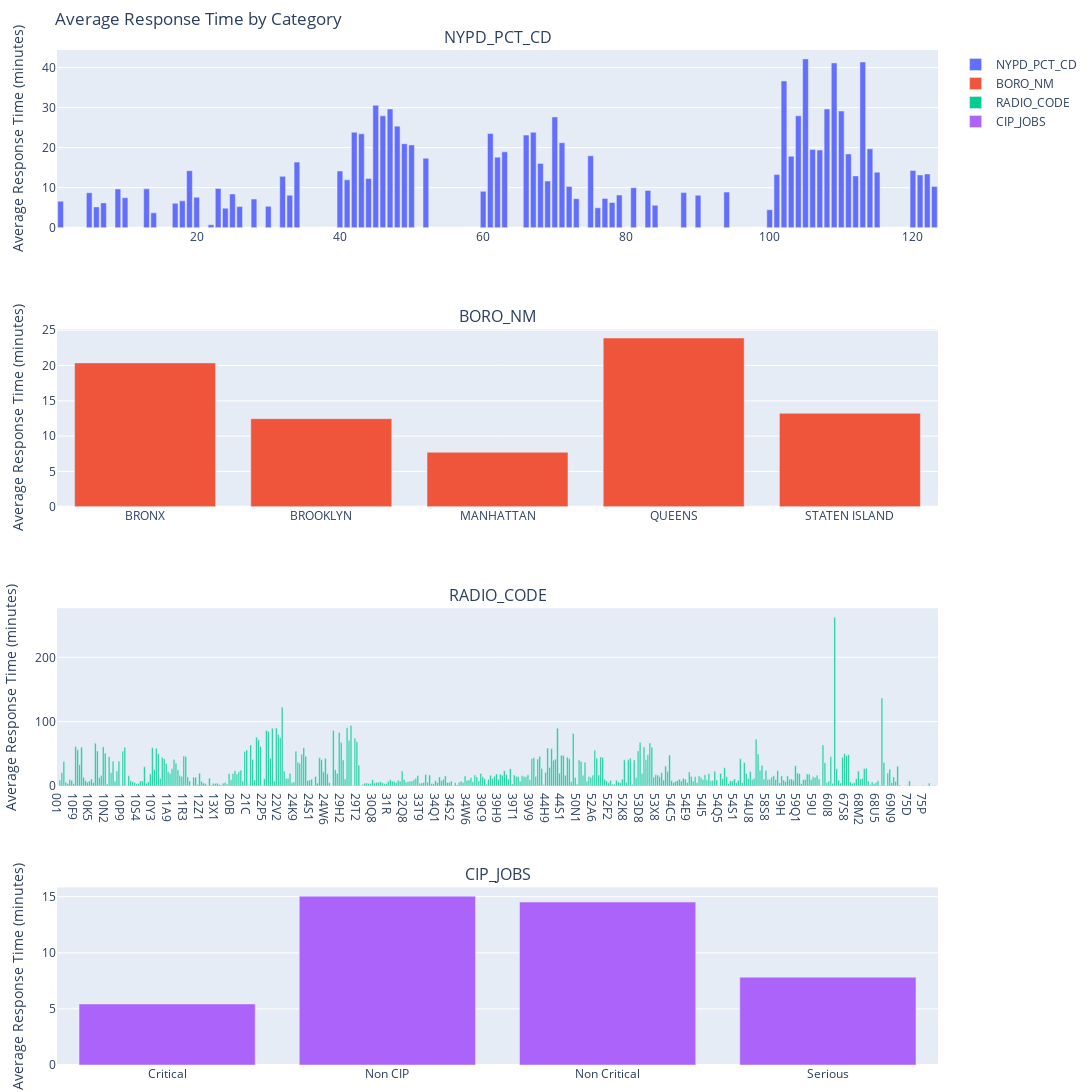

This figure's notebook cell:
### Code cell
# Plotting categorical columns with average response time
fig = make_subplots(rows=len(category_columns), cols=1, subplot_titles=category_columns, vertical_spacing=.1)

for i, col in enumerate(category_columns):
    avg_data = avg_response_times[col]
    trace = go.Bar(x=avg_data[col], y=avg_data['RESPONSE_TIME'], name=col)
    fig.add_trace(trace, row=i + 1, col=1)
    fig.update_yaxes(title_text='Average Response Time (minutes)', row=i + 1, col=1)

fig.update_layout(
    title_text='Average Response Time by Category',
    width=1700,
    height=2000,
    margin=dict(l=15, r=10, t=50, b=10)
)
fig.show()

### Figure 1 — Plotly figure (JSON) as saved in the notebook; plotly's stock layout.template omitted (floating-point values rounded to 4 significant figures; data arrays with more than 128 entries replaced by an {"elided": "..."} marker saying what was removed)
{"data": [{"name": "NYPD_PCT_CD", "type": "bar", "x": [1, 5, 6, 7, 9, 10, 13, 14, 17, 18, 19, 20, 22, 23, 24, 25, 26, 28, 30, 32, 33, 34, 40, 41, 42, 43, 44, 45, 46, 47, 48, 49, 50, 52, 60, 61, 62, 63, 66, 67, 68, 69, 70, 71, 72, 73, 75, 76, 77, 78, 79, 81, 83, 84, 88, 90, 94, 100, 101, 102, 103, 104, 105, 106, 107, 108, 109, 110, 111, 112, 113, 114, 115, 120, 121, 122, 123], "xaxis": "x", "y": [6.608, 8.728, 5.182, 6.184, 9.667, 7.485, 9.702, 3.691, 6.083, 6.702, 14.23, 7.603, 0.7324, 9.784, 4.863, 8.413, 5.263, 7.148, 5.318, 12.82, 8.103, 16.38, 14.16, 11.96, 23.86, 23.44, 12.29, 30.6, 27.96, 29.68, 25.37, 20.99, 20.68, 17.35, 9.075, 23.54, 17.63, 18.95, 23.13, 23.82, 16.06, 11.63, 27.68, 21.23, 10.31, 7.236, 17.97, 4.939, 7.308, 6.277, 8.145, 9.985, 9.296, 5.579, 8.757, 8.111, 8.888, 4.491, 13.26, 36.66, 17.85, 27.96, 42.19, 19.53, 19.41, 29.66, 41.19, 29.16, 18.39, 12.94, 41.42, 19.7, 13.85, 14.27, 13.17, 13.41, 10.3], "yaxis": "y"}, {"name": "BORO_NM", "type": "bar", "x": ["BRONX", "BROOKLYN", "MANHATTAN", "QUEENS", "STATEN ISLAND"], "xaxis": "x2", "y": [20.37, 12.47, 7.714, 23.89, 13.23], "yaxis": "y2"}, {"name": "RADIO_CODE", "type": "bar", "x": {"elided": "448 str values"}, "xaxis": "x3", "y": {"elided": "448 float values"}, "yaxis": "y3"}, {"name": "CIP_JOBS", "type": "bar", "x": ["Critical", "Non CIP", "Non Critical", "Serious"], "xaxis": "x4", "y": [5.44, 15.04, 14.52, 7.83], "yaxis": "y4"}], "layout": {"annotations": [{"font": {"size": 16}, "showarrow": false, "text": "NYPD_PCT_CD", "x": 0.5, "xanchor": "center", "xref": "paper", "y": 1, "yanchor": "bottom", "yref": "paper"}, {"font": {"size": 16}, "showarrow": false, "text": "BORO_NM", "x": 0.5, "xanchor": "center", "xref": "paper", "y": 0.725, "yanchor": "bottom", "yref": "paper"}, {"font": {"size": 16}, "showarrow": false, "text": "RADIO_CODE", "x": 0.5, "xanchor": "center", "xref": "paper", "y": 0.45, "yanchor": "bottom", "yref": "paper"}, {"font": {"size": 16}, "showarrow": false, "text": "CIP_JOBS", "x": 0.5, "xanchor": "center", "xref": "paper", "y": 0.175, "yanchor": "bottom", "yref": "paper"}], "height": 2000, "margin": {"b": 10, "l": 15, "r": 10, "t": 50}, "title": {"text": "Average Response Time by Category"}, "width": 1700, "xaxis": {"anchor": "y", "domain": [0, 1]}, "xaxis2": {"anchor": "y2", "domain": [0, 1]}, "xaxis3": {"anchor": "y3", "domain": [0, 1]}, "xaxis4": {"anchor": "y4", "domain": [0, 1]}, "yaxis": {"anchor": "x", "domain": [0.825, 1], "title": {"text": "Average Response Time (minutes)"}}, "yaxis2": {"anchor": "x2", "domain": [0.55, 0.725], "title": {"text": "Average Response Time (minutes)"}}, "yaxis3": {"anchor": "x3", "domain": [0.275, 0.45], "title": {"text": "Average Response Time (minutes)"}}, "yaxis4": {"anchor": "x4", "domain": [0, 0.175], "title": {"text": "Average Response Time (minutes)"}}}}
